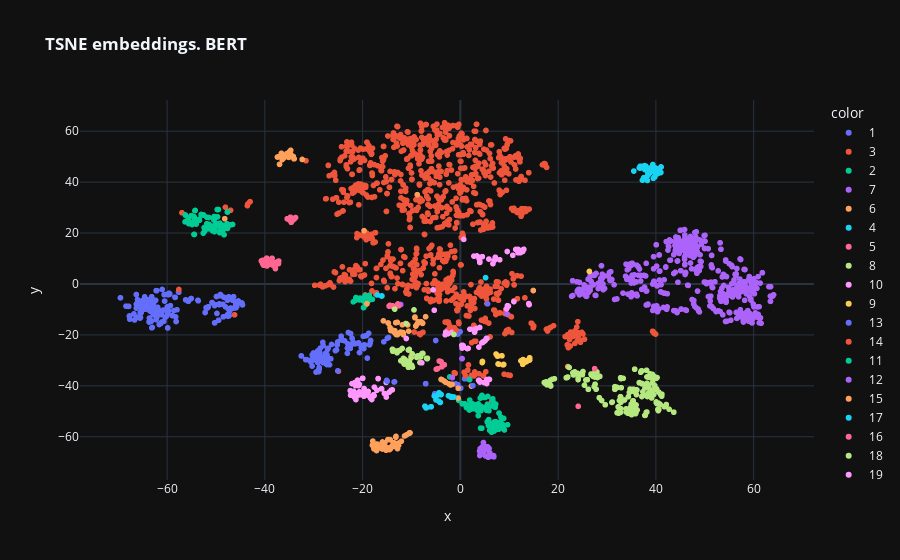

The cell this chart's notebook holds for it:
### Code cell
fig = px.scatter(x=embeddings_bert_2d[:, 0], y=embeddings_bert_2d[:, 1], color=sections,
                 title='<b>TSNE embeddings. BERT</b>', hover_name=okved_data['name_section'])

fig
